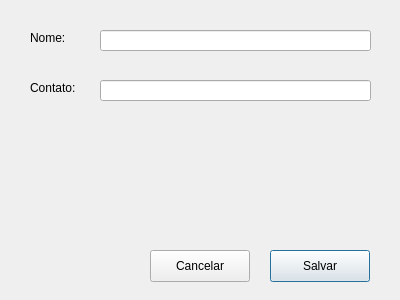
<?xml version="1.0" encoding="UTF-8"?>
<ui version="4.0">
 <class>Dialog</class>
 <widget class="QDialog" name="Dialog">
  <property name="geometry">
   <rect>
    <x>0</x>
    <y>0</y>
    <width>400</width>
    <height>300</height>
   </rect>
  </property>
  <property name="windowTitle">
   <string>Dialog</string>
  </property>
  <widget class="QLabel" name="labelNome">
   <property name="geometry">
    <rect>
     <x>30</x>
     <y>30</y>
     <width>58</width>
     <height>16</height>
    </rect>
   </property>
   <property name="text">
    <string>Nome:</string>
   </property>
  </widget>
  <widget class="QLineEdit" name="lineEditNome">
   <property name="geometry">
    <rect>
     <x>100</x>
     <y>30</y>
     <width>271</width>
     <height>21</height>
    </rect>
   </property>
  </widget>
  <widget class="QLineEdit" name="lineEditContato">
   <property name="geometry">
    <rect>
     <x>100</x>
     <y>80</y>
     <width>271</width>
     <height>21</height>
    </rect>
   </property>
   <property name="text">
    <string/>
   </property>
  </widget>
  <widget class="QLabel" name="labelContato">
   <property name="geometry">
    <rect>
     <x>30</x>
     <y>80</y>
     <width>58</width>
     <height>16</height>
    </rect>
   </property>
   <property name="text">
    <string>Contato:</string>
   </property>
  </widget>
  <widget class="QPushButton" name="btnSalvar">
   <property name="geometry">
    <rect>
     <x>270</x>
     <y>250</y>
     <width>100</width>
     <height>32</height>
    </rect>
   </property>
   <property name="text">
    <string>Salvar</string>
   </property>
  </widget>
  <widget class="QPushButton" name="btnCancelar">
   <property name="geometry">
    <rect>
     <x>150</x>
     <y>250</y>
     <width>100</width>
     <height>32</height>
    </rect>
   </property>
   <property name="text">
    <string>Cancelar</string>
   </property>
  </widget>
 </widget>
 <resources/>
 <connections/>
</ui>
